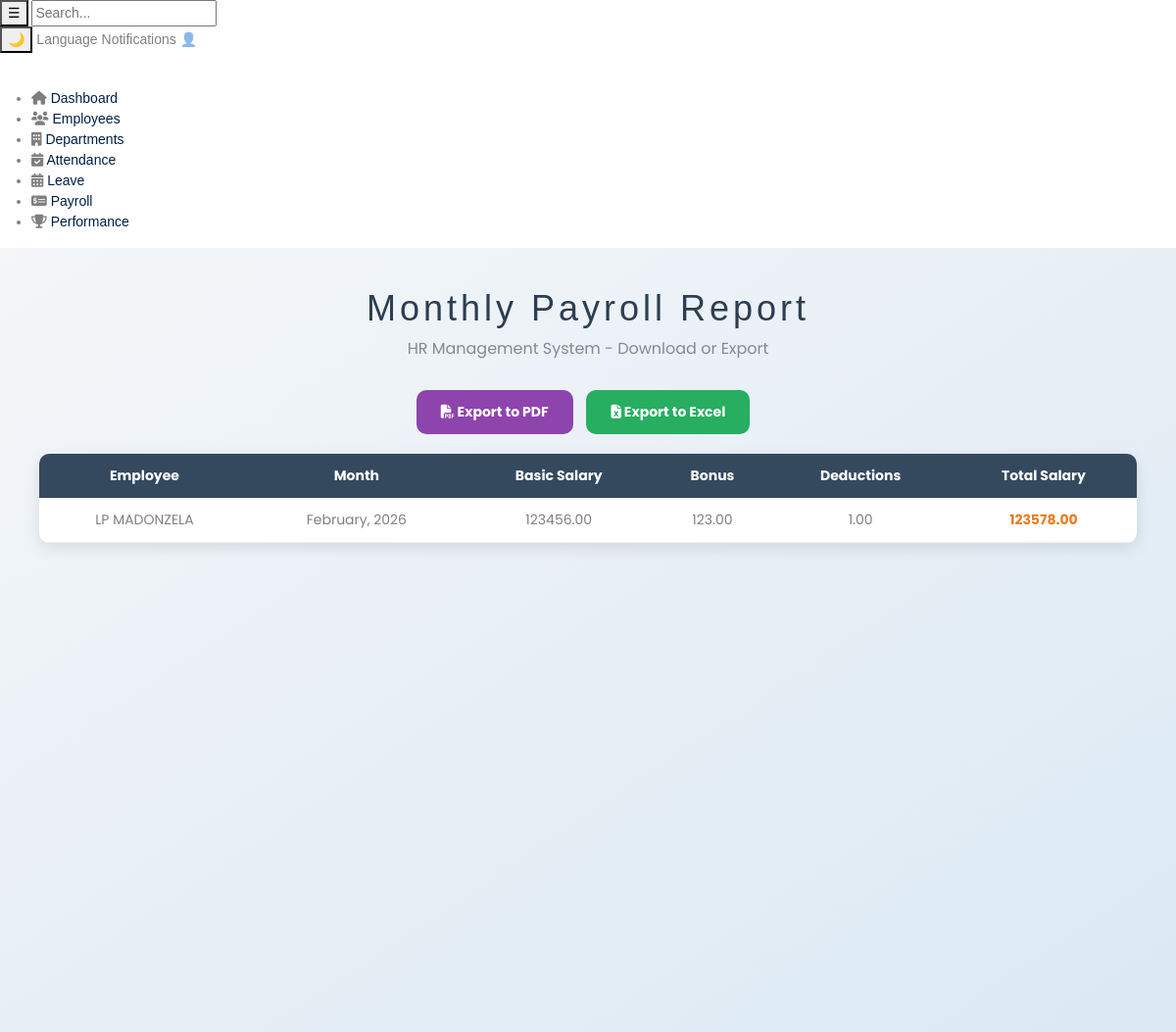
Before: /hr/payroll/report/ with the older database file.
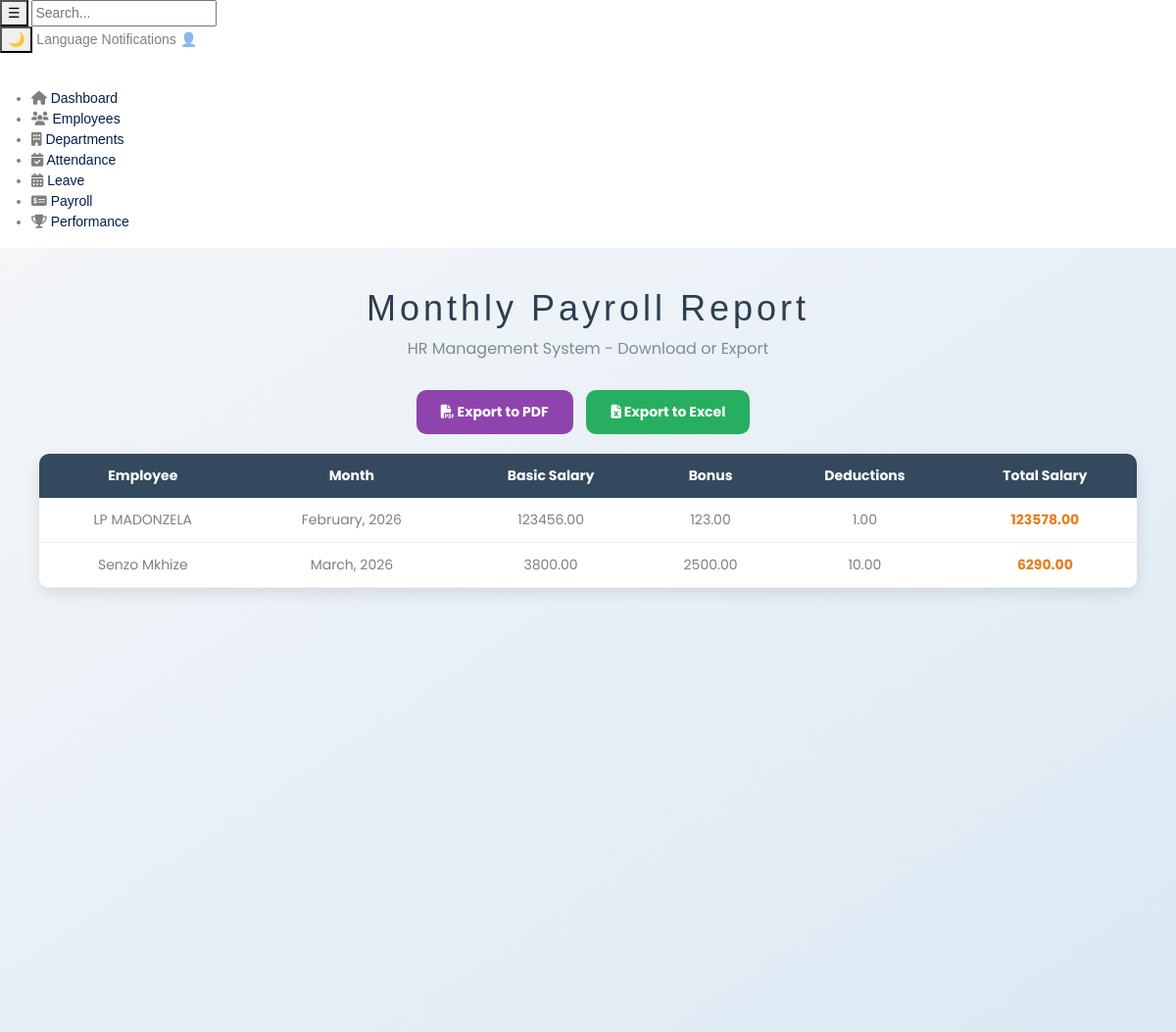
After: the same page with the newer database file.
### hr/models.py (models this page shows, shortened)
class Payroll(models.Model):
    employee = models.ForeignKey(Employee, on_delete=models.CASCADE)
    basic_salary = models.DecimalField(max_digits=10, decimal_places=2)
    bonus = models.DecimalField(max_digits=10, decimal_places=2, default=0)
    deductions = models.DecimalField(max_digits=10, decimal_places=2, default=0)
    month = models.CharField(max_length=50)
    created_at = models.DateTimeField(auto_now_add=True)
    def total_salary(self):
        return self.basic_salary + self.bonus - self.deductions
    class Meta:
        unique_together = ('employee', 'month')

class Employee(models.Model):
    user = models.OneToOneField(User, on_delete=models.CASCADE)
    department = models.ForeignKey(Department, on_delete=models.CASCADE)
    first_name = models.CharField(max_length=50)
    last_name = models.CharField(max_length=50)
    email = models.EmailField(unique=True)
    role = models.ForeignKey(Role, on_delete=models.CASCADE)
    date_joined = models.DateField(auto_now_add=True)

### hr/views.py (the view, shortened to what this page needs)
# urls.py: path('payroll/report/', ViewPayrollReport.as_view(), name='view_payroll_report'),
class ViewPayrollReport(View):
    template_name = 'hr/pages/view_payroll.html'
    def get(self, request):
        payrolls = Payroll.objects.select_related('employee').all()
        return render(request, self.template_name, {'payrolls': payrolls})

### hr/templates/hr/pages/view_payroll.html (shortened to what this page needs)
{% extends "hr/base/base.html" %}
{% load static %}
{% block content %}
<link rel="stylesheet" href="https://cdnjs.cloudflare.com/ajax/libs/font-awesome/6.5.0/css/all.min.css">
<div class="payroll-container">
    <div class="payroll-header">
        <h1>Monthly Payroll Report</h1>
        <p>HR Management System - Download or Export</p>
    </div>
    <div style="text-align:center; margin-bottom: 20px;">
        <form method="post" style="display:inline;">
            <button type="submit" name="export_pdf" value="1" class="export-btn pdf">
                <i class="fa fa-file-pdf"></i> Export to PDF
            </button>
        </form>
        <form method="post" style="display:inline;">
            <button type="submit" name="export_excel" value="1" class="export-btn excel">
                <i class="fa fa-file-excel"></i> Export to Excel
            </button>
        </form>
    </div>
    <table>
        <thead>
            <tr>
                <th>Employee</th>
                <th>Month</th>
                <th>Basic Salary</th>
                <th>Bonus</th>
                <th>Deductions</th>
                <th>Total Salary</th>
            </tr>
        </thead>
        <tbody>
            {% for payroll in payrolls %}
            <tr>
                <td>{{ payroll.employee.first_name }} {{ payroll.employee.last_name }}</td>
                <td>{{ payroll.month }}</td>
                <td>{{ payroll.basic_salary|floatformat:2 }}</td>
                <td>{{ payroll.bonus|floatformat:2 }}</td>
                <td>{{ payroll.deductions|floatformat:2 }}</td>
                <td class="total-salary">{{ payroll.total_salary|floatformat:2 }}</td>
            </tr>
            {% empty %}
            <tr>
                <td colspan="6" style="padding:20px; color:gray;">No payroll records yet.</td>
            </tr>
            {% endfor %}
        </tbody>
    </table>
</div>
{% endblock %}

Changed rows visible on the page:
added Payroll: employee.first_name "Senzo", employee.last_name "Mkhize", month "March, 2026", basic_salary "3800.00", bonus "2500.00", deductions "10.00", total_salary "6290.00"
